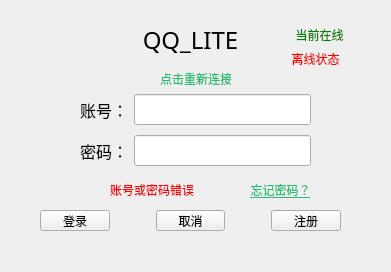
<?xml version="1.0" encoding="UTF-8"?>
<ui version="4.0">
 <class>master</class>
 <widget class="QWidget" name="master">
  <property name="geometry">
   <rect>
    <x>0</x>
    <y>0</y>
    <width>391</width>
    <height>272</height>
   </rect>
  </property>
  <property name="windowTitle">
   <string>登录</string>
  </property>
  <widget class="QLabel" name="label_3">
   <property name="geometry">
    <rect>
     <x>130</x>
     <y>20</y>
     <width>121</width>
     <height>41</height>
    </rect>
   </property>
   <property name="font">
    <font>
     <family>微软雅黑</family>
     <pointsize>18</pointsize>
    </font>
   </property>
   <property name="text">
    <string>&lt;html&gt;&lt;head/&gt;&lt;body&gt;&lt;p align=&quot;center&quot;&gt;QQ_LITE&lt;/p&gt;&lt;/body&gt;&lt;/html&gt;</string>
   </property>
  </widget>
  <widget class="QLabel" name="log">
   <property name="geometry">
    <rect>
     <x>10</x>
     <y>10</y>
     <width>61</width>
     <height>61</height>
    </rect>
   </property>
   <property name="text">
    <string/>
   </property>
   <property name="scaledContents">
    <bool>true</bool>
   </property>
  </widget>
  <widget class="QLabel" name="RTpasswd">
   <property name="geometry">
    <rect>
     <x>250</x>
     <y>180</y>
     <width>61</width>
     <height>20</height>
    </rect>
   </property>
   <property name="styleSheet">
    <string notr="true">color:blue;
text-decoration: underline;</string>
   </property>
   <property name="text">
    <string>&lt;html&gt;&lt;head/&gt;&lt;body&gt;&lt;p align=&quot;center&quot;&gt;&lt;a href=&quot;#&quot;&gt;&lt;span style=&quot; text-decoration: underline; color:#27bf73;&quot;&gt;忘记密码？&lt;/span&gt;&lt;/a&gt;&lt;/p&gt;&lt;/body&gt;&lt;/html&gt;</string>
   </property>
  </widget>
  <widget class="QWidget" name="layoutWidget">
   <property name="geometry">
    <rect>
     <x>40</x>
     <y>210</y>
     <width>301</width>
     <height>21</height>
    </rect>
   </property>
   <layout class="QHBoxLayout" name="horizontalLayout">
    <item>
     <widget class="QPushButton" name="loginButton">
      <property name="text">
       <string>登录</string>
      </property>
     </widget>
    </item>
    <item>
     <spacer name="horizontalSpacer_4">
      <property name="orientation">
       <enum>Qt::Orientation::Vertical</enum>
      </property>
      <property name="sizeHint" stdset="0">
       <size>
        <width>40</width>
        <height>20</height>
       </size>
      </property>
     </spacer>
    </item>
    <item>
     <widget class="QPushButton" name="cancelButton">
      <property name="text">
       <string>取消</string>
      </property>
     </widget>
    </item>
    <item>
     <spacer name="horizontalSpacer_3">
      <property name="orientation">
       <enum>Qt::Orientation::Vertical</enum>
      </property>
      <property name="sizeHint" stdset="0">
       <size>
        <width>40</width>
        <height>20</height>
       </size>
      </property>
     </spacer>
    </item>
    <item>
     <widget class="QPushButton" name="registerButton">
      <property name="text">
       <string>注册</string>
      </property>
     </widget>
    </item>
   </layout>
  </widget>
  <widget class="QWidget" name="layoutWidget">
   <property name="geometry">
    <rect>
     <x>80</x>
     <y>90</y>
     <width>231</width>
     <height>81</height>
    </rect>
   </property>
   <property name="font">
    <font>
     <family>微软雅黑</family>
     <pointsize>12</pointsize>
    </font>
   </property>
   <layout class="QVBoxLayout" name="verticalLayout">
    <item>
     <layout class="QHBoxLayout" name="horizontalLayout_2">
      <item>
       <widget class="QLabel" name="label">
        <property name="font">
         <font>
          <family>微软雅黑</family>
          <pointsize>12</pointsize>
         </font>
        </property>
        <property name="text">
         <string>账号：</string>
        </property>
       </widget>
      </item>
      <item>
       <widget class="QLineEdit" name="accountEdit">
        <property name="font">
         <font>
          <family>微软雅黑</family>
          <pointsize>12</pointsize>
         </font>
        </property>
       </widget>
      </item>
     </layout>
    </item>
    <item>
     <layout class="QHBoxLayout" name="horizontalLayout_3">
      <item>
       <widget class="QLabel" name="label_2">
        <property name="font">
         <font>
          <family>微软雅黑</family>
          <pointsize>12</pointsize>
         </font>
        </property>
        <property name="text">
         <string>密码：</string>
        </property>
       </widget>
      </item>
      <item>
       <widget class="QLineEdit" name="passwdEdit">
        <property name="font">
         <font>
          <family>微软雅黑</family>
          <pointsize>12</pointsize>
         </font>
        </property>
       </widget>
      </item>
     </layout>
    </item>
   </layout>
  </widget>
  <widget class="QLabel" name="stateyes">
   <property name="geometry">
    <rect>
     <x>289</x>
     <y>20</y>
     <width>61</width>
     <height>31</height>
    </rect>
   </property>
   <property name="styleSheet">
    <string notr="true">color:green</string>
   </property>
   <property name="text">
    <string>&lt;html&gt;&lt;head/&gt;&lt;body&gt;&lt;p align=&quot;center&quot;&gt;当前在线&lt;/p&gt;&lt;/body&gt;&lt;/html&gt;</string>
   </property>
  </widget>
  <widget class="QLabel" name="stateno">
   <property name="geometry">
    <rect>
     <x>290</x>
     <y>50</y>
     <width>51</width>
     <height>16</height>
    </rect>
   </property>
   <property name="styleSheet">
    <string notr="true">color:red</string>
   </property>
   <property name="text">
    <string>&lt;html&gt;&lt;head/&gt;&lt;body&gt;&lt;p align=&quot;center&quot;&gt;离线状态&lt;/p&gt;&lt;/body&gt;&lt;/html&gt;</string>
   </property>
  </widget>
  <widget class="QLabel" name="Reconnect">
   <property name="geometry">
    <rect>
     <x>160</x>
     <y>70</y>
     <width>71</width>
     <height>16</height>
    </rect>
   </property>
   <property name="styleSheet">
    <string notr="true">color:red</string>
   </property>
   <property name="text">
    <string>&lt;html&gt;&lt;head/&gt;&lt;body&gt;&lt;p align=&quot;center&quot;&gt;&lt;a href=&quot;#&quot;&gt;&lt;span style=&quot; text-decoration: underline; color:#27bf73;&quot;&gt;点击重新连接&lt;/span&gt;&lt;/a&gt;&lt;/p&gt;&lt;/body&gt;&lt;/html&gt;</string>
   </property>
  </widget>
  <widget class="QLabel" name="label_4">
   <property name="geometry">
    <rect>
     <x>110</x>
     <y>180</y>
     <width>91</width>
     <height>20</height>
    </rect>
   </property>
   <property name="styleSheet">
    <string notr="true">color:red;</string>
   </property>
   <property name="text">
    <string>账号或密码错误</string>
   </property>
  </widget>
 </widget>
 <resources/>
 <connections/>
</ui>
